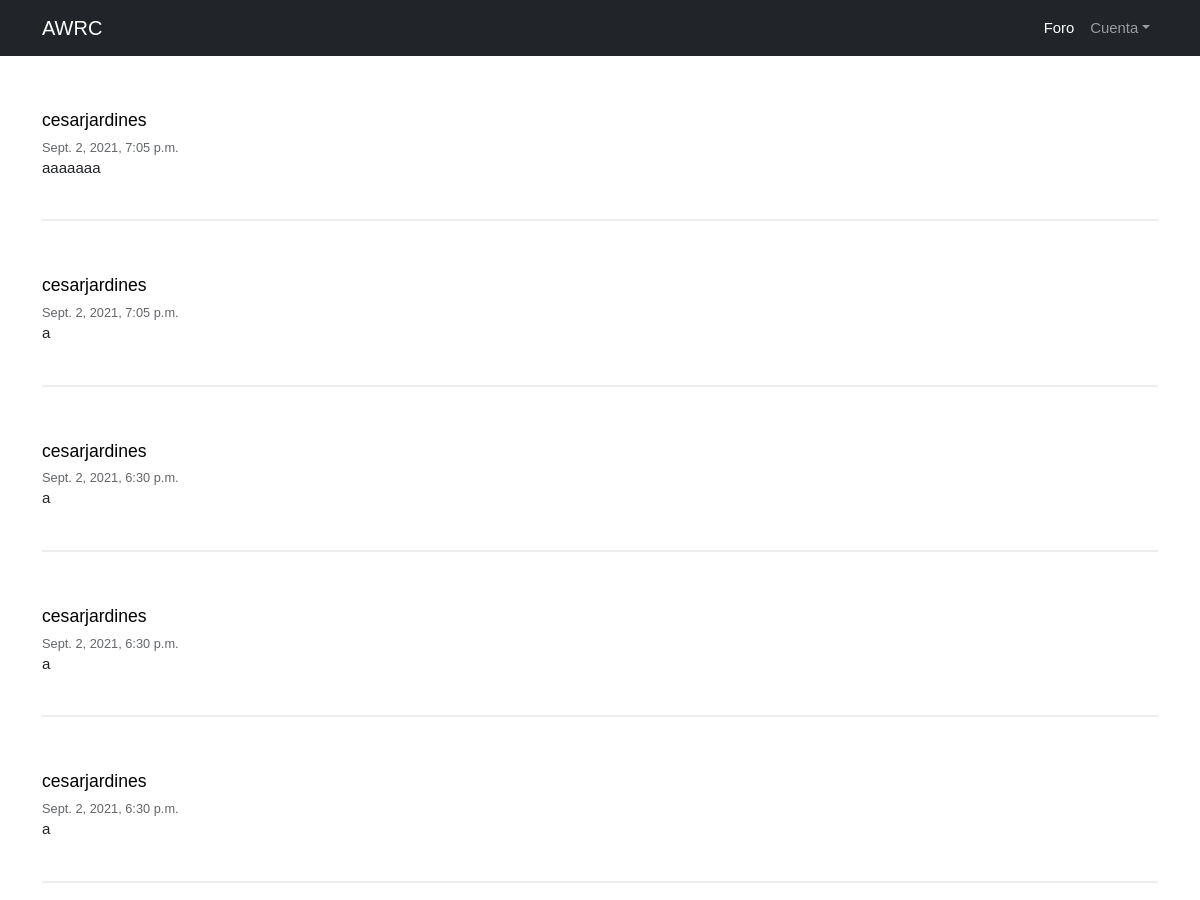
The page /feed1-2/ (upper part) on the database as committed earlier.
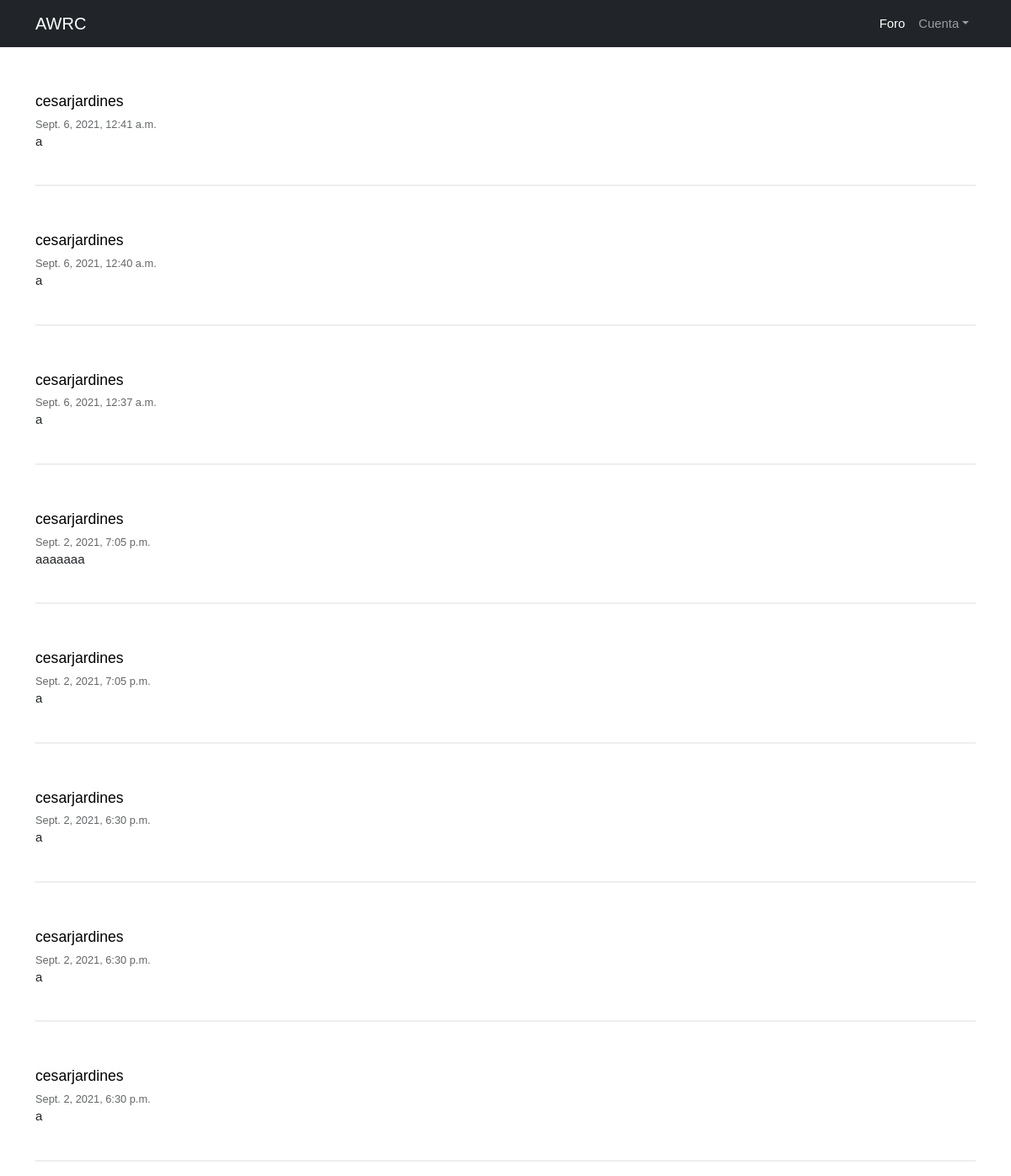
The same page on the database as committed later.
### AMCE/models.py (models this page shows, shortened)
class Post(models.Model):
	user = models.ForeignKey(User, on_delete=models.CASCADE, related_name='post')
	timestamp = models.DateTimeField(default = timezone.now)
	content = models.TextField()
	voto = models.IntegerField(default=0)
	comentario = models.TextField(default='')
	class Meta:
		ordering = ['-timestamp']

### AMCE/views.py (the view)
# urls.py: path('feed1-2/', views.feed1_2, name = 'feed1_2'),
def feed1_2(request):
	posts = Post.objects.all();
	context = {'post':posts}
	return render(request, 'AMCE/Feed1/feed1_2.html', context)

### AMCE/templates/AMCE/Feed1/feed1_2.html (shortened to what this page needs)
{% extends 'AMCE/MG1.html'%}
	{% block content %}
{% for post in post %}
<article>
	<div class="container-article">
		<div>
			<h2 class="username"><a href="{% url 'AMCE:profile' post.user.username%}">{{post.user.username}}</a></h2>
			<time data-time="#">{{post.timestamp}}</time>
			<div class="post">{{post.content}}</div>
		</div>
	</div>
</article>
{% endfor %}
{% endblock%}

Rows that differ between the two databases and show on the page:
added Post: user.username "cesarjardines", timestamp "Sept. 6, 2021, 12:41 a.m.", content "a"
added Post: user.username "cesarjardines", timestamp "Sept. 6, 2021, 12:40 a.m.", content "a"
added Post: user.username "cesarjardines", timestamp "Sept. 6, 2021, 12:37 a.m.", content "a"
